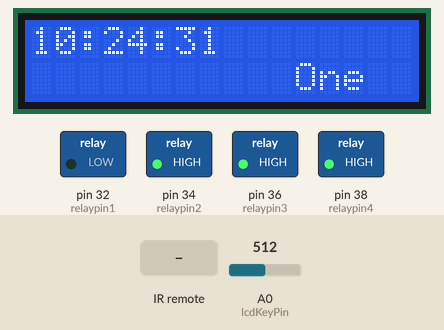
This sketch was run on a simulated Arduino Mega 2560, built with avr-gcc and run on an emulated ATmega2560. On the bench: 16×2 character LCD, switched loads named in the sketch (green lamp = pin HIGH). Inputs (shaded band) come from the test bench; at power-on: A0 (lcdKeyPin) = 512. The local clock reads 2024-03-15 10:24:30 at power-on unless the sketch sets it; what the sketch prints to the serial monitor is not drawn.

Above: at 1.3 s.
1.4 s: A0 (lcdKeyPin) set to 459
3.7 s: A0 (lcdKeyPin) set to 439
At 6.3 s:
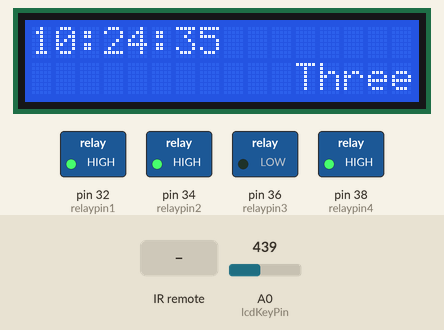
7.9 s: infrared code 0xFF6897 received
At 9.4 s:
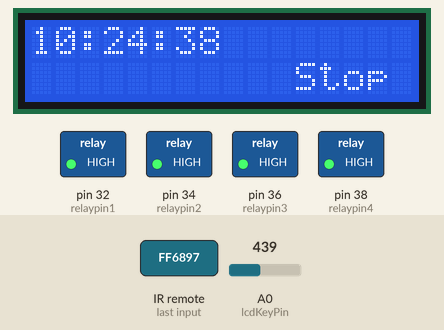
11.3 s: infrared code 0xFF18E7 received
At 13.4 s:
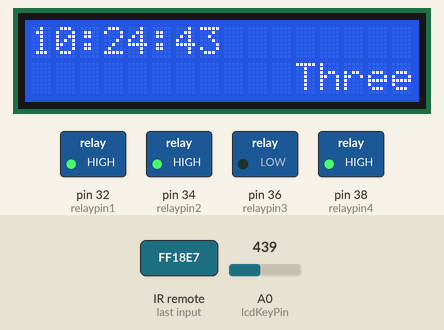
13.5 s: infrared code 0xFF10EF received
At 15.1 s:
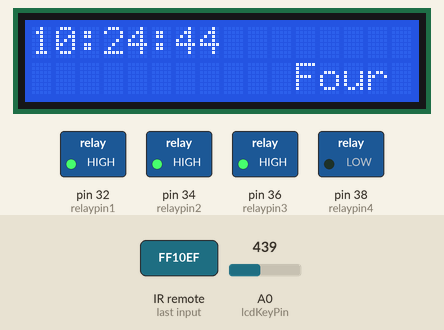
16.8 s: infrared code 0xFF906F received
At 18.0 s:
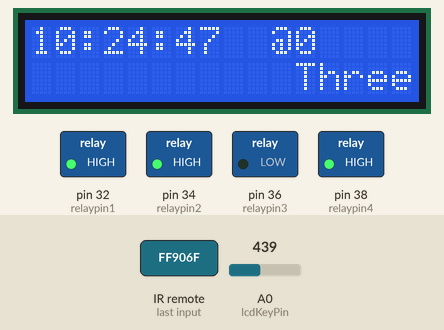
Timing chart, 0 to 19.8 s (numbered marks = the images above; inputs shaded):
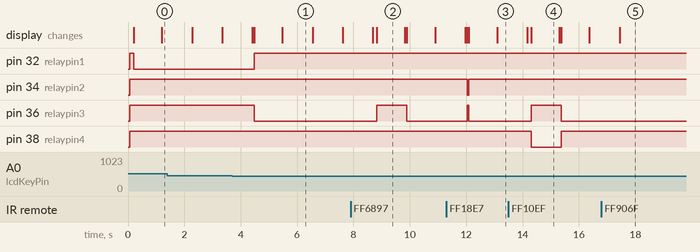

Measured:
- the behaviour switches between 450 and 449 on A0 (lcdKeyPin) (found by bisection; images 0 and 1)
- after the input at 3.7 s, pin 32 (relaypin1): LOW → HIGH after 0.78 s; pin 36 (relaypin3): HIGH → LOW after 0.78 s; the display: first differs from a run without the input after 0.78 s (image 1 shows a later state)
- after the input at 7.9 s, pin 36 (relaypin3): LOW → HIGH after 0.92 s, → LOW 1.1 s later; the display: first differs from a run without the input after 0.92 s (image 2)
- after the input at 11.3 s, pin 34 (relaypin2): HIGH → LOW after 0.73 s, → HIGH 0.07 s later; pin 36 (relaypin3): LOW → HIGH after 0.73 s, → LOW 0.07 s later; the display: first differs from a run without the input after 0.73 s (image 3 shows a later state)
- after the input at 13.5 s, pin 36 (relaypin3): LOW → HIGH after 0.80 s, → LOW 1.1 s later; pin 38 (relaypin4): HIGH → LOW after 0.80 s, → HIGH 1.1 s later; the display: first differs from a run without the input after 0.80 s (image 4)
- after the input at 16.8 s, the display: changes after 0.64 s (image 5)
- what the display in image 1 shows lasts 1.0 s, from 5.5 s to 6.5 s

The sketch:

relaytest007.ino
```cpp
#include <LiquidCrystal.h>
#include <IRremote.h>

#include <Wire.h>
#include "RTClib.h"

#define relaypin1 32
#define relaypin2 34
#define relaypin3 36
#define relaypin4 38

#define lcdRS 8
#define lcdEnable 9
#define lcdD4 4
#define lcdD5 5
#define lcdD6 6
#define lcdD7 7
#define lcdKeyPin 0
int lcd_key = 0;
int adc_key_in = 0;
#define btnRIGHT 0
#define btnUP 1
#define btnDOWN 2
#define btnLEFT 3
#define btnSELECT 4
#define btnNONE 5
#define RECV_PIN 11

IRrecv irrecv(RECV_PIN);
decode_results results;
long IR_key = -1;
int countdelaytime = 0 ;
int setdelaytime = 0 ;
int setdelay = 0 ;

LiquidCrystal lcd(lcdRS, lcdEnable, lcdD4, lcdD5, lcdD6, lcdD7);  //　　產生LCD　元件

RTC_DS1307 RTC;

void setup()
{
  LCDClear();
  pinMode(relaypin1,OUTPUT) ;
  pinMode(relaypin2,OUTPUT) ;
  pinMode(relaypin3,OUTPUT) ;
  pinMode(relaypin4,OUTPUT) ;

   irrecv.enableIRIn(); // Start the receiver
  //pinMode(RECV_PIN,INPUT) ;
    Wire.begin();
    RTC.begin();

       digitalWrite(relaypin1,HIGH);
       digitalWrite(relaypin2, HIGH);
      digitalWrite(relaypin3, HIGH);
      digitalWrite(relaypin4, HIGH);
  LCDClear();

  Serial.begin(9600);
  Serial.println("program start here....");
}
void loop()
{
   showtime();
  lcd_key = read_LCD_buttons(); // read the buttons
  IR_key = IRcheck() ;
  Serial.print("IR Code is :");
  Serial.println(IR_key) ;
  if ((IR_key == 11) and (setdelay == 0))
  {
    setdelaytime = 0 ;
    setdelay = 1  ;
  }
  while(setdelay == 1)
  {
      IR_key = IRcheck() ;
     if (IR_key == 11)
     {
       setdelaytime = 0 ;
        setdelay = 0  ;
        clearsettime() ;
        break ;
     }
     if (IR_key == 12)
     {
        setdelaytime += 30  ;
     }
     if (IR_key == 13)
     {
        setdelaytime -= 30  ;
     }
    showsettime() ;
    Serial.print("IR Code( in side while)  is :");
  Serial.println(IR_key) ;
  }
  if ((lcd_key == btnLEFT) or (IR_key == 1))
  {
    // speed = 1
      LCDClear();
      lcd.setCursor(11,1);
      lcd.print("One"); // print a simple message
       digitalWrite(relaypin1,LOW);
       digitalWrite(relaypin2, HIGH);
      digitalWrite(relaypin3, HIGH);
      digitalWrite(relaypin4, HIGH);
      Serial.println("fan speed set to One");
    }
  if ((lcd_key == btnUP) or (IR_key == 2))
  {
    // speed = 2
      LCDClear();
      lcd.setCursor(11,1);
      lcd.print("Two"); // print a simple message
       digitalWrite(relaypin1,HIGH);
       digitalWrite(relaypin2, LOW);
      digitalWrite(relaypin3, HIGH);
      digitalWrite(relaypin4, HIGH);
      Serial.println("fan speed set to Two");
    }
  if ((lcd_key == btnDOWN) or (IR_key == 3))
  {
    // speed = 3
      LCDClear();
      lcd.setCursor(11,1);
      lcd.print("Three"); // print a simple message
       digitalWrite(relaypin1,HIGH);
       digitalWrite(relaypin2, HIGH);
      digitalWrite(relaypin3, LOW);
      digitalWrite(relaypin4, HIGH);
      Serial.println("fan speed set to Three");
    }
  if ((lcd_key == btnRIGHT) or (IR_key == 4))
  {
    // speed = 4
      LCDClear();
      lcd.setCursor(11,1);
      lcd.print("Four"); // print a simple message
       digitalWrite(relaypin1,HIGH);
       digitalWrite(relaypin2, HIGH);
      digitalWrite(relaypin3, HIGH);
      digitalWrite(relaypin4, LOW);
      Serial.println("fan speed set to Four");
    }
  if ((lcd_key == btnSELECT) or (IR_key == 0))
  {
        // speed = 0
      LCDClear();
      lcd.setCursor(11,1);
        lcd.print("Stop"); // print a simple message
       digitalWrite(relaypin1,HIGH);
       digitalWrite(relaypin2, HIGH);
      digitalWrite(relaypin3, HIGH);
      digitalWrite(relaypin4, HIGH);
      Serial.println("fan speed set to Stop");
    }
 delay(1000);
 }

 int read_LCD_buttons()
{
  adc_key_in = analogRead(lcdKeyPin); // read the value from the sensor
  // my buttons when read are centered at these valies: 0, 144, 329, 504, 741
  // we add approx 50 to those values and check to see if we are close
  if (adc_key_in > 1000) return btnNONE; // We make this the 1st option for speed reasons since it will be the most likely result
  // For V1.1 us this threshold
  if (adc_key_in < 50) return btnRIGHT;
  if (adc_key_in < 250) return btnUP;
  if (adc_key_in < 450) return btnDOWN;
  if (adc_key_in < 650) return btnLEFT;
  if (adc_key_in < 850) return btnSELECT;
  return btnNONE; // when all others fail, return this...
}

void LCDClear()
{
    lcd.begin(16, 2); // start the library
    showtime();
}

long  IRcheck()
{
  // irrecv.enableIRIn(); // Start the receiver
  long tmp = -2 ;
    if (irrecv.decode(&results)) {
//    Serial.println(results.value, HEX);
 //   dump(&results);
       tmp = IRencode(&results) ;
    irrecv.resume(); // Receive the next value
    return (tmp) ;

  }
  else
  {
    irrecv.resume(); // Receive the next value
    return (tmp);
  }
}
long IRencode(decode_results *code)
{
  long encodeno = -1 ;
  long   cc = code->value ;
  switch (cc)
  {
   case 16738455 :   // for button "0" code
     encodeno = 0 ;
       break ;

   case 16724175 :    // for button "1" code
     encodeno = 1 ;
       break ;

   case 16718055 :    // for button "2" code
     encodeno = 2 ;
       break ;

   case 16743045 :    // for button "3" code
     encodeno = 3 ;
       break ;

   case 16716015 :    // for button "4" code
     encodeno = 4 ;
       break ;
   case 16748655 :    // for button "EQ" code for set timer
     encodeno = 11 ;
       break ;
   case 16754775 :    // for button "+" code for increase time 30 minutes
     encodeno = 12 ;
       break ;
   case 16769055 :    // for button "-" code code for decrease time 30 minutes
     encodeno = 13 ;
       break ;
   case 16736925 :    // for button "CH" code code for show 　溫度與濕度
     encodeno = 20 ;
       break ;
  default:
     encodeno = cc ;

  }
  return (encodeno) ;

}

void showtime()
{
  lcd.setCursor(0,0);
  lcd.print(gettime()); // print a simple message

}
String gettime()
{
    String tmp ="";
      DateTime now = RTC.now();
    tmp.concat(now.hour());
    tmp.concat(':');
    tmp.concat(now.minute());
    tmp.concat(':');
    tmp.concat(now.second());
    return   tmp ;
}
String getdate()
{
    String tmp ="";
      DateTime now = RTC.now();
      tmp.concat(now.year()) ;
      tmp.concat('/') ;
    tmp.concat(now.month());
    tmp.concat('/');
    tmp.concat(now.day());
    return   tmp ;
}

void showsettime()
{
  lcd.setCursor(10,0);
  lcd.print("@"); // print a simple message
  lcd.setCursor(11,0);
  lcd.print(setdelaytime); // print a simple message
}

void clearsettime()
{
  lcd.setCursor(10,0);
  lcd.print("        "); // print a simple message
}
```
